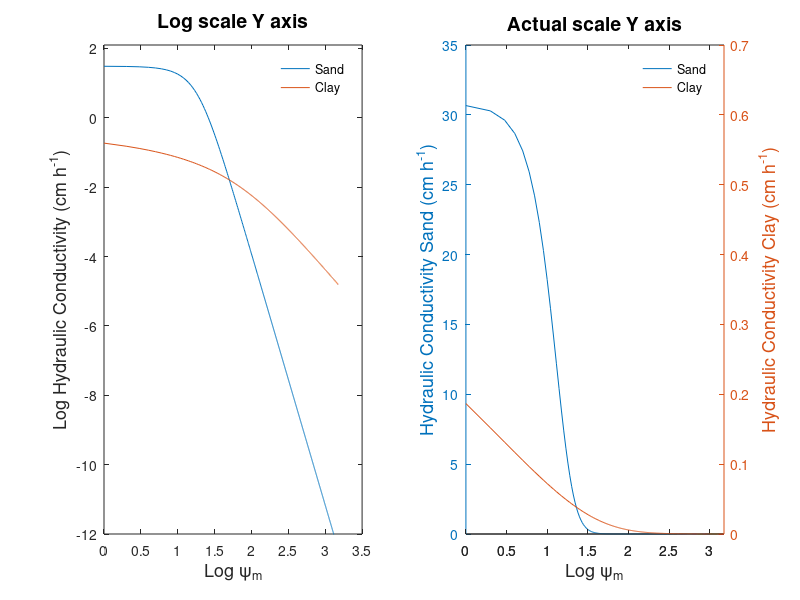

The MATLAB script that drew this image:
%% Script that shows the hydraulic conductivity for two different soils using 
% the empirical Mualem-van Genuchten model.
% SeeFigure 3.9

%% Soil parameters
alpha=[0.050 0.01]; % 1/cm.
n=[3.1 1.2]; % unitless
theta_s=[0.375 0.519]; % cm3/cm3
theta_r=[0.05 0.09]; % cm3/cm3
Ks =[30.779 0.515]; % cm/hr
m=1-1./n; 
h=abs(0:-1:-1500); % absolute value of matric potential in kPa

%% Mualem-van Genuchten K(h) Model

for i=1:length(alpha)
    K(i,:) = Ks(i)*((1-(alpha(i)*h).^(n(i)-1).*(1+(alpha(i)*h).^n(i)).^-m(i)).^2) ./ (1+(alpha(i)*h).^n(i)).^(m(i)/2); % Mualem-van Genuchten
    intArea(i,1) = trapz(K(i,:));   % approximation using trapezoidal numerical integration
end

%% Integration methods - Analytical
%syms h;
%K(i,:) = Ks(i)*((1-(alpha(i)*h).^(n(i)-1).*(1+(alpha(i)*h).^n(i)).^-m(i)).^2) ./ (1+(alpha(i)*h).^n(i)).^(m(i)/2);
%int(K, h, 0, 15000) % Integration over an arbitrary number instead of
%infinity. No matter what the boundy of the integration is, for this case
%takes lot of time and may crush your computer!

%% Plot
hFig = figure;
subplot(1,2,1) % Create first subplot in figure
plot(log10(h), log10(K)); hold on % hold on mantains the plot active for a new graph.
legend('Sand','Clay'); % 
legend boxoff % Remove box around legend
ylim([-12 2.1]) % set limits of y axis
xlabel('Log \psi_m','FontSize',13) % x axis label and font size. \psi displays the Greek letter on screen.
ylabel('Log Hydraulic Conductivity (cm h^-^1)','FontSize',13) % y axis label
title('Log scale Y axis','FontSize',14) % Chart title.

subplot(1,2,2) % generate second subplot of the figure.
[AX]=plotyy(log10(h), K(1,:),log10(h), K(2,:)); hold on % generate plot with two y axis using plotyy function.
legend('Sand','Clay');
legend boxoff
set(hFig, 'Position',[70 100 1500 600]) % set figure position in the screen and size
title('Actual scale Y axis','FontSize',14) 
disp(['Sand Area = ', num2str(sprintf ('%.2f', intArea(1))),' cm']); % Display text in command windows.
disp(['Clay Area = ',num2str(sprintf ('%.2f', intArea(2))),' cm']);
xlabel('Log \psi_m','FontSize',13) % x axis label
ylabel(AX(1),'Hydraulic Conductivity Sand (cm h^-^1)','FontSize',13) % Left y axis label.
ylabel(AX(2),'Hydraulic Conductivity Clay (cm h^-^1)','FontSize',13) % Right y axis label.

